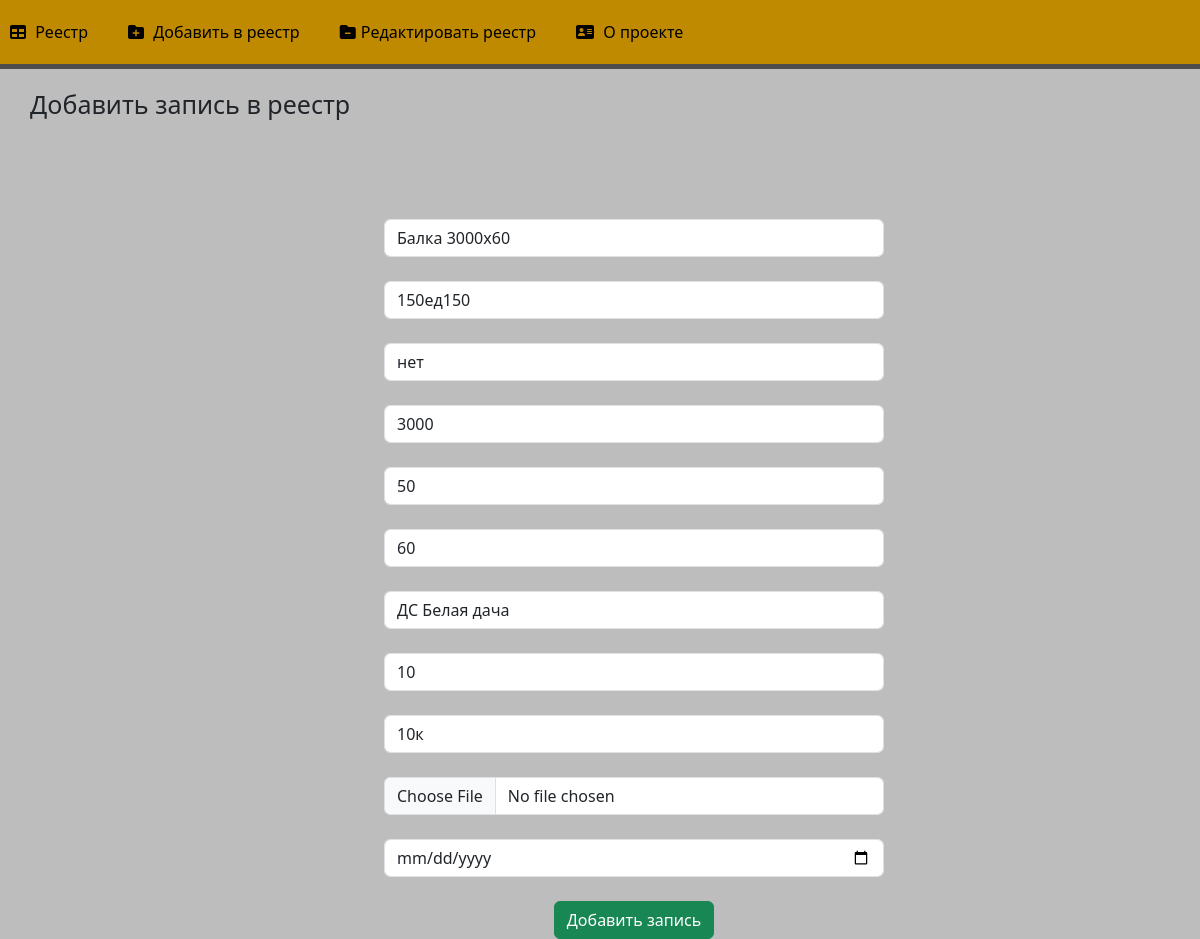
/3/update, run on the app's committed database.
### main/models.py (models this page shows, shortened)
class Equipment(models.Model):
    title = models.CharField('Наименование', max_length=250)
    article = models.CharField('Артикул поставщика', max_length=250)
    lm_article = models.CharField('Артикул ЛМ', max_length=250)
    length = models.IntegerField('Длина')
    width = models.IntegerField('Ширина')
    depth = models.IntegerField('Высота')
    shop = models.CharField('Магазин', max_length=250)
    amount = models.IntegerField('Количество')
    address = models.CharField('Адрес хранения', max_length=250)
    image = models.ImageField(upload_to='image', blank=True, null=True)
    date = models.DateField('Дата')
    class Meta:
        verbose_name = 'Запись в реестр'
        verbose_name_plural = 'Реестр оборудования'

### main/views.py (the view)
# urls.py: path('<int:pk>/update', views.RegisterRecordUpdate.as_view(), name='record-update'),
class RegisterRecordUpdate(UpdateView):
    model = Equipment
    template_name = 'main/add_register.html'
    form_class = EquipmentForm

### main/templates/main/add_register.html (shortened to what this page needs)
{% extends 'main/layout.html' %}
{% block content %}
    <div class="features">
        <h1>Добавить запись в реестр</h1>
        <form method="post" enctype="multipart/image">
            {{ form.title }}<br>
            {{ form.article }}<br>
            {{ form.lm_article }}<br>
            {{ form.length }}<br>
            {{ form.width }}<br>
            {{ form.depth }}<br>
            {{ form.shop }}<br>
            {{ form.amount }}<br>
            {{ form.address }}<br>
            {{ form.image }}<br>
            {{ form.date }}<br>
            <button class="btn btn-success" type="submit">Добавить запись</button>
        </form>
    </div>
{% endblock %}

### main/static/main/css/main.css (style rules this page uses)
body { background: #bdbdbd; }
main .features { float: left; color: #black; margin-top: 100px; text-align: center; width: 100%; }
main .features h1 { font-size: 25px; float: left; margin-top: -80px; margin-left: 30px; }
form { margin-left: 32%; width: 500px; margin-top: 50px; }

### data on the page
Equipment: title "Балка 3000х60", article "150ед150", lm_article "нет", length "3000", width "50", depth "60", shop "ДС Белая дача", amount "10", address "10к"
